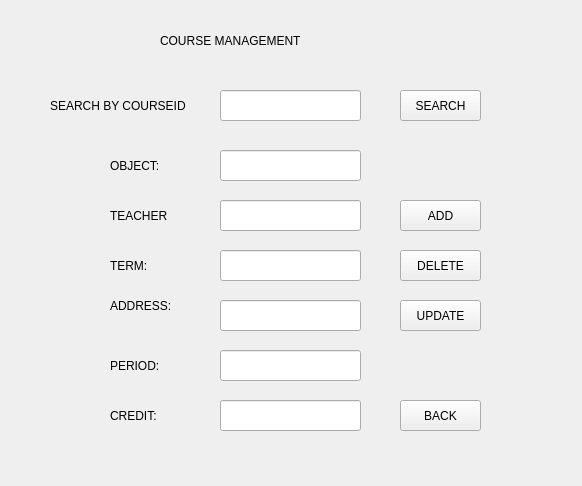
<?xml version="1.0" encoding="UTF-8"?>
<ui version="4.0">
 <class>coursemanage</class>
 <widget class="QWidget" name="coursemanage">
  <property name="geometry">
   <rect>
    <x>0</x>
    <y>0</y>
    <width>582</width>
    <height>486</height>
   </rect>
  </property>
  <property name="windowTitle">
   <string>Form</string>
  </property>
  <widget class="QLabel" name="label">
   <property name="geometry">
    <rect>
     <x>50</x>
     <y>90</y>
     <width>171</width>
     <height>31</height>
    </rect>
   </property>
   <property name="text">
    <string>SEARCH BY COURSEID</string>
   </property>
  </widget>
  <widget class="QLabel" name="label_2">
   <property name="geometry">
    <rect>
     <x>160</x>
     <y>20</y>
     <width>241</width>
     <height>41</height>
    </rect>
   </property>
   <property name="styleSheet">
    <string notr="true">font: 75 18pt &quot;Consolas&quot;;</string>
   </property>
   <property name="text">
    <string>COURSE MANAGEMENT</string>
   </property>
  </widget>
  <widget class="QLabel" name="label_3">
   <property name="geometry">
    <rect>
     <x>110</x>
     <y>150</y>
     <width>71</width>
     <height>31</height>
    </rect>
   </property>
   <property name="text">
    <string>OBJECT:</string>
   </property>
  </widget>
  <widget class="QLabel" name="label_4">
   <property name="geometry">
    <rect>
     <x>110</x>
     <y>200</y>
     <width>81</width>
     <height>31</height>
    </rect>
   </property>
   <property name="text">
    <string>TEACHER</string>
   </property>
  </widget>
  <widget class="QLabel" name="label_5">
   <property name="geometry">
    <rect>
     <x>110</x>
     <y>250</y>
     <width>71</width>
     <height>31</height>
    </rect>
   </property>
   <property name="text">
    <string>TERM:</string>
   </property>
  </widget>
  <widget class="QLabel" name="label_6">
   <property name="geometry">
    <rect>
     <x>110</x>
     <y>290</y>
     <width>71</width>
     <height>31</height>
    </rect>
   </property>
   <property name="text">
    <string>ADDRESS:</string>
   </property>
  </widget>
  <widget class="QLabel" name="label_7">
   <property name="geometry">
    <rect>
     <x>110</x>
     <y>350</y>
     <width>61</width>
     <height>31</height>
    </rect>
   </property>
   <property name="text">
    <string>PERIOD:</string>
   </property>
  </widget>
  <widget class="QLabel" name="label_8">
   <property name="geometry">
    <rect>
     <x>110</x>
     <y>400</y>
     <width>61</width>
     <height>31</height>
    </rect>
   </property>
   <property name="text">
    <string>CREDIT:</string>
   </property>
  </widget>
  <widget class="QLineEdit" name="couresnamelineEdit">
   <property name="geometry">
    <rect>
     <x>220</x>
     <y>150</y>
     <width>141</width>
     <height>31</height>
    </rect>
   </property>
  </widget>
  <widget class="QLineEdit" name="course_IDlineEdit">
   <property name="geometry">
    <rect>
     <x>220</x>
     <y>90</y>
     <width>141</width>
     <height>31</height>
    </rect>
   </property>
  </widget>
  <widget class="QLineEdit" name="course_teacherlineEdit">
   <property name="geometry">
    <rect>
     <x>220</x>
     <y>200</y>
     <width>141</width>
     <height>31</height>
    </rect>
   </property>
  </widget>
  <widget class="QLineEdit" name="course_timelineEdit">
   <property name="geometry">
    <rect>
     <x>220</x>
     <y>250</y>
     <width>141</width>
     <height>31</height>
    </rect>
   </property>
  </widget>
  <widget class="QLineEdit" name="course_addresslineEdit">
   <property name="geometry">
    <rect>
     <x>220</x>
     <y>300</y>
     <width>141</width>
     <height>31</height>
    </rect>
   </property>
  </widget>
  <widget class="QLineEdit" name="periodlineEdit">
   <property name="geometry">
    <rect>
     <x>220</x>
     <y>350</y>
     <width>141</width>
     <height>31</height>
    </rect>
   </property>
  </widget>
  <widget class="QLineEdit" name="creditlineEdit">
   <property name="geometry">
    <rect>
     <x>220</x>
     <y>400</y>
     <width>141</width>
     <height>31</height>
    </rect>
   </property>
  </widget>
  <widget class="QPushButton" name="course_querypushButton">
   <property name="geometry">
    <rect>
     <x>400</x>
     <y>90</y>
     <width>81</width>
     <height>31</height>
    </rect>
   </property>
   <property name="text">
    <string>SEARCH</string>
   </property>
  </widget>
  <widget class="QPushButton" name="course_addpushButton">
   <property name="geometry">
    <rect>
     <x>400</x>
     <y>200</y>
     <width>81</width>
     <height>31</height>
    </rect>
   </property>
   <property name="text">
    <string>ADD</string>
   </property>
  </widget>
  <widget class="QPushButton" name="course_deletepushButton">
   <property name="geometry">
    <rect>
     <x>400</x>
     <y>250</y>
     <width>81</width>
     <height>31</height>
    </rect>
   </property>
   <property name="text">
    <string>DELETE</string>
   </property>
  </widget>
  <widget class="QPushButton" name="course_updatepushButton">
   <property name="geometry">
    <rect>
     <x>400</x>
     <y>300</y>
     <width>81</width>
     <height>31</height>
    </rect>
   </property>
   <property name="text">
    <string>UPDATE</string>
   </property>
  </widget>
  <widget class="QPushButton" name="course_backpushButton">
   <property name="geometry">
    <rect>
     <x>400</x>
     <y>400</y>
     <width>81</width>
     <height>31</height>
    </rect>
   </property>
   <property name="text">
    <string>BACK</string>
   </property>
  </widget>
 </widget>
 <resources/>
 <connections/>
</ui>
